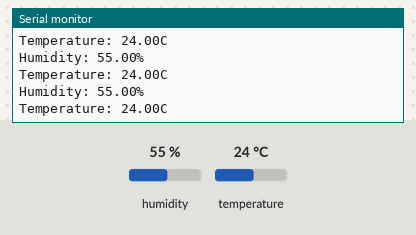
A sketch run on a simulated Arduino Uno, built with avr-gcc and run on an emulated ATmega328P. Parts: the last lines printed to the serial monitor. Wiring (inferred from the names in the program): DHT11 sensor: data pin 2. The test bench sets the inputs (shaded band); at power-on: humidity 55 %, temperature 24 °C.

Above: at 3.3 s.
3.4 s: humidity set to 22 %
At 4.89 s:
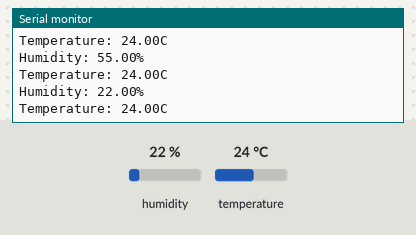
6.2 s: temperature set to 12 °C
At 6.92 s:
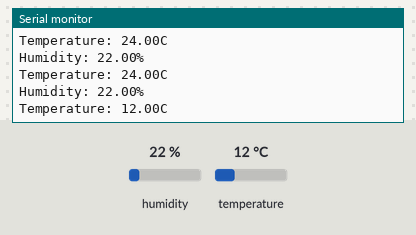
9.0 s: humidity set to 40 %
At 9.45 s:
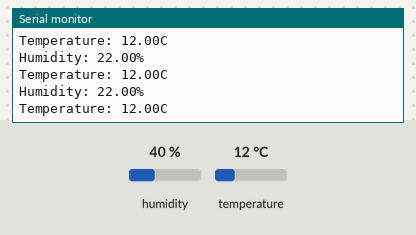
Timing chart, 0 to 12.0 s (numbered marks = the images above; inputs shaded):
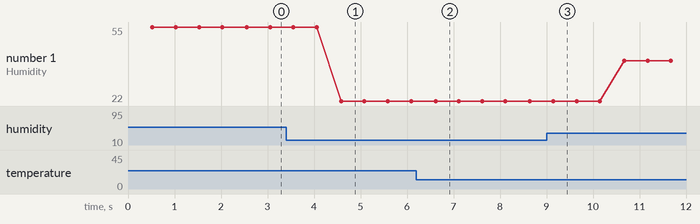

Measured:
- after the input at 3.4 s, the serial monitor: prints a new line after 1.2 s (image 1)
- after the input at 6.2 s, the serial monitor: prints a new line after 0.42 s (image 2)
- plotted number 1: 55 → 22 after the input at 3.4 s, 22 → 40 after the input at 9.0 s

The sketch:

DHT11.ino
```cpp
#define DHT11_DataPIN 2

void setup()
{
	Serial.begin(115200);
	DHTbegin(DHT11_DataPIN);
}

void loop()
{
	delay(500);

	float h = readHumidity();
	float t = ReadTemperature();
	if (isnan(h) || isnan(t))
	{
		Serial.print("Error Reading from DHT11");
		return;
	}

	Serial.print("Humidity: ");
	Serial.print(h, 2);
	Serial.println("%");

	Serial.print("Temperature: ");
	Serial.print(t, 2);
	Serial.println("C");
}


uint8_t pullTime;
uint8_t _pin;
uint8_t data[5];
uint32_t _lastreadtime, _maxcycles;
bool _lastresult;

#define MIN_INTERVAL 2000
#define TIMEOUT UINT32_MAX

void DHTbegin(uint8_t pin)
{
	(void)6;
	_pin = pin;
	_maxcycles = microsecondsToClockCycles(1000);

	pinMode(_pin, INPUT_PULLUP);
	_lastreadtime = millis() - MIN_INTERVAL;
	pullTime = 55;
}

float ReadTemperature()
{
	float f = NAN;
	if (read())
	{
		f = data[2];
		if (data[3] & 0x80)
		{
			f = -1 - f;
		}
		f += (data[3] & 0x0f) * 0.1;
	}
	return f;
}

float readHumidity()
{
	float f = NAN;
	if (read())
	{
		f = data[0] + data[1] * 0.1;
	}
	return f;
}

bool read()
{
	uint32_t currentTime = millis();
	if ((currentTime - _lastreadtime) < MIN_INTERVAL)
		return _lastresult;
	_lastreadtime = currentTime;
	data[0] = data[1] = data[2] = data[3] = data[4] = 0;
	pinMode(_pin, INPUT_PULLUP);
	delay(1);
	pinMode(_pin, OUTPUT);
	digitalWrite(_pin, LOW);
	delay(20);
	uint32_t cycles[80];
	{
		pinMode(_pin, INPUT_PULLUP);
		delayMicroseconds(pullTime);
		if (expectPulse(LOW) == TIMEOUT)
		{
			_lastresult = false;
			return _lastresult;
		}
		if (expectPulse(HIGH) == TIMEOUT)
		{
			_lastresult = false;
			return _lastresult;
		}

		for (int i = 0; i < 80; i += 2)
		{
			cycles[i] = expectPulse(LOW);
			cycles[i + 1] = expectPulse(HIGH);
		}
	}
	for (int i = 0; i < 40; ++i)
	{
		uint32_t lowCycles = cycles[2 * i];
		uint32_t highCycles = cycles[2 * i + 1];
		if ((lowCycles == TIMEOUT) || (highCycles == TIMEOUT))
		{
			_lastresult = false;
			return _lastresult;
		}
		data[i / 8] <<= 1;
		if (highCycles > lowCycles)
			data[i / 8] |= 1;
	}
	if (data[4] == ((data[0] + data[1] + data[2] + data[3]) & 0xFF))
	{
		_lastresult = true;
		return _lastresult;
	}
	else
	{
		_lastresult = false;
		return _lastresult;
	}
}

uint32_t expectPulse(bool level)
{
	uint32_t count = 0;
	while (digitalRead(_pin) == level)
	{
		if (count++ >= _maxcycles)
		{
			return TIMEOUT;
		}
	}
	return count;
}
```
